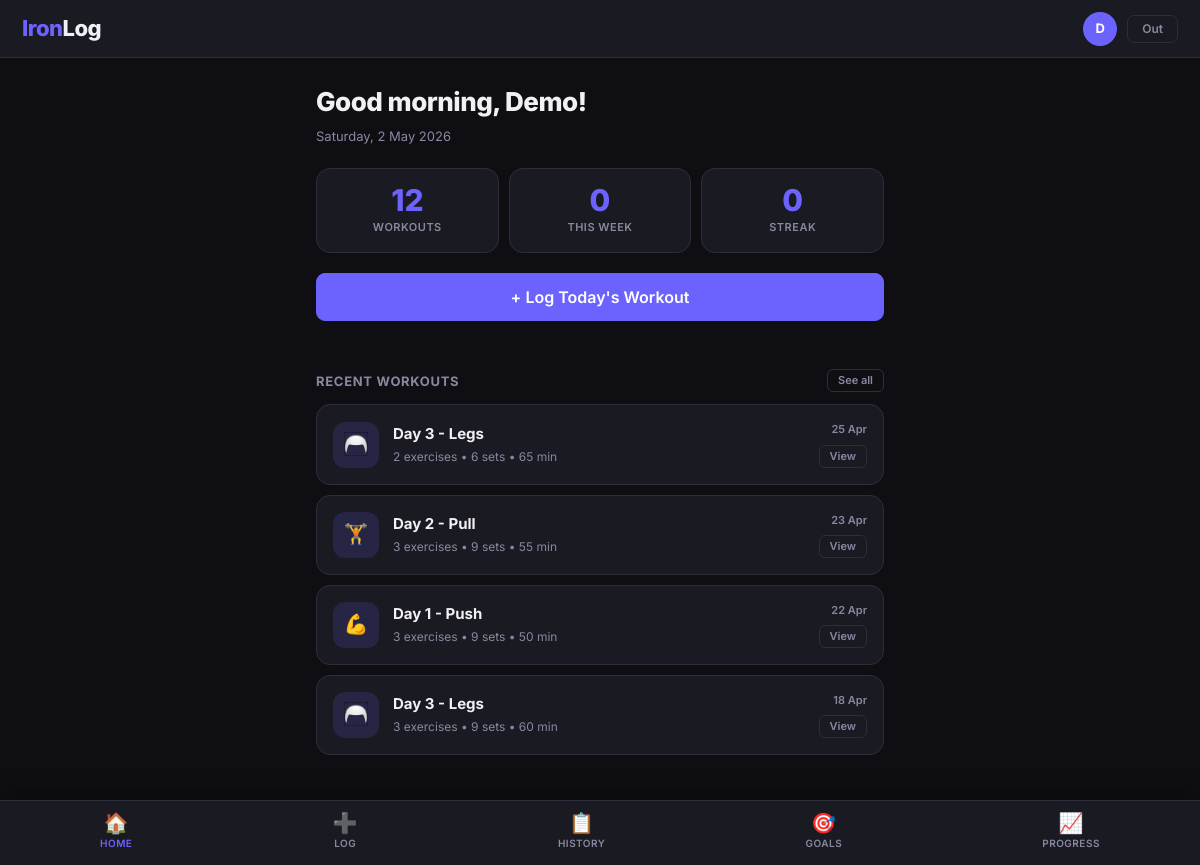
/dashboard.php (signed in), run on the app's committed database.
### tables this page shows
CREATE TABLE `workouts` (
  `id` int(10) UNSIGNED NOT NULL,
  `user_id` int(10) UNSIGNED NOT NULL,
  `title` varchar(150) NOT NULL,
  `workout_date` date NOT NULL,
  `duration_min` smallint(5) UNSIGNED DEFAULT NULL,
  `notes` text DEFAULT NULL,
  `created_at` timestamp NOT NULL DEFAULT current_timestamp()
);

### config/auth.php (called while the page is built, shortened)
<?php
function ufull(){ return $_SESSION['ufull'] ?? ''; }

### dashboard.php (the view, shortened to what this page needs)
<?php
require_once __DIR__.'/config/db.php';
require_once __DIR__.'/config/auth.php';
$uid = uid();
$s = $pdo->prepare("SELECT COUNT(*) FROM workouts WHERE user_id=?");
$s->execute([$uid]);
$total = (int)$s->fetchColumn();
$s = $pdo->prepare("SELECT COUNT(*) FROM workouts WHERE user_id=? AND YEARWEEK(workout_date,1)=YEARWEEK(CURDATE(),1)");
$s->execute([$uid]);
$thisWeek = (int)$s->fetchColumn();
$streak = 0;
$s = $pdo->prepare("
    SELECT w.id, w.title, w.workout_date, w.duration_min,
           COUNT(DISTINCT e.id) AS excount,
           COUNT(st.id)         AS setcount
    FROM workouts w
    LEFT JOIN exercises e  ON e.workout_id   = w.id
    LEFT JOIN sets      st ON st.exercise_id = e.id
    WHERE w.user_id = ?
    GROUP BY w.id
    ORDER BY w.workout_date DESC, w.id DESC
    LIMIT 4
");
$s->execute([$uid]);
$recent = $s->fetchAll();
$hour = (int)date('G');
$greet = 'Hello';
if ($hour >= 0 && $hour < 12) {
    $greet = 'Good morning';
}
$nameParts = explode(' ', ufull());
$firstName = $nameParts[0];
$icons = array(
    'Chest'     => '&#128170;',
    'Back'      => '&#127947;',
    'Legs'      => '&#129459;',
    'Shoulders' => '&#128293;',
    'Biceps'    => '&#128170;',
    'Triceps'   => '&#129470;',
    'Core'      => '&#9889;',
    'Cardio'    => '&#127939;',
);
require_once __DIR__.'/config/header.php';
?>
<div style="margin-bottom:20px">
  <div class="page-title"><?= $greet ?>, <?= htmlspecialchars($firstName) ?>!</div>
  <div class="page-sub"><?= date('l, j F Y') ?></div>
</div>
<div class="stats-row">
  <div class="stat-box">
    <div class="stat-num"><?= $total ?></div>
    <div class="stat-lbl">Workouts</div>
  </div>
  <div class="stat-box">
    <div class="stat-num"><?= $thisWeek ?></div>
    <div class="stat-lbl">This Week</div>
  </div>
  <div class="stat-box">
    <div class="stat-num"><?= $streak ?></div>
    <div class="stat-lbl">Streak</div>
  </div>
</div>
<a href="/ironlog/log.php" class="btn btn-primary btn-block"
   style="margin-bottom:24px;font-size:16px;padding:15px">
  + Log Today's Workout
</a>
<div class="sec-head">
  <div class="sec-title">Recent Workouts</div>
  <a href="/ironlog/history.php" class="btn btn-ghost btn-xs">See all</a>
</div>
<?php if (empty($recent)): ?>
<div class="empty">
  <div class="empty-icon">&#127947;</div>
  <div class="empty-title">No workouts yet</div>
  <div class="empty-txt">Tap the button above to log your first session!</div>
</div>
<?php else: ?>
<?php foreach ($recent as $w): ?>
<?php
    $ms = $pdo->prepare("SELECT DISTINCT muscle_group FROM exercises WHERE workout_id=? LIMIT 3");
    $ms->execute(array($w['id']));
    $muscles = $ms->fetchAll(PDO::FETCH_COLUMN);
    $firstMuscle = isset($muscles[0]) ? $muscles[0] : '';
    $icon = isset($icons[$firstMuscle]) ? $icons[$firstMuscle] : '&#127947;';
    $ago  = date('j M', strtotime($w['workout_date']));
?>
<div class="workout-item">
  <div class="workout-icon"><?= $icon ?></div>
  <div class="workout-info">
    <div class="workout-title"><?= htmlspecialchars($w['title']) ?></div>
    <div class="workout-meta">
      <?= (int)$w['excount'] ?> exercises &bull; <?= (int)$w['setcount'] ?> sets
      <?php if ($w['duration_min'] > 0): ?>
        &bull; <?= (int)$w['duration_min'] ?> min
      <?php endif; ?>
    </div>
  </div>
  <div class="workout-right">
    <div class="workout-date"><?= $ago ?></div>
    <a href="/ironlog/history.php?view=<?= (int)$w['id'] ?>" class="btn btn-ghost btn-xs">View</a>
  </div>
</div>
<?php endforeach; ?>
<?php endif; ?>
<?php require_once __DIR__.'/config/footer.php'; ?>

### css/style.css (style rules this page uses)
:root { --bg: #0f0f13; --card: #1a1a22; --card2: #22222d; --border: #2e2e3a; --accent: #6c63ff; --green: #22c55e; --orange: #f97316; --red: #ef4444; --yellow: #eab308; --text: #f1f1f5; --muted: #8888a0; --faint: #3a3a4a; --radius: 14px; --rsm: 9px; --shadow: 0 4px 24px rgba(0,0,0,.45); }
*,*::before,*::after { box-sizing:border-box;margin:0;padding:0 }
html { scroll-behavior:smooth }
body { background:var(--bg);color:var(--text);font-family:'Inter',sans-serif;font-size:15px;line-height:1.55;min-height:100vh }
a { color:var(--accent);text-decoration:none }
.btn { display:inline-flex;align-items:center;justify-content:center;gap:7px; padding:11px 22px;border:1.5px solid transparent;border-radius:var(--rsm); font-family:'Inter',sans-serif;font-size:14px;font-weight:600;cursor:pointer; transition:.18s;text-decoration:none;white-space:nowrap;line-height:1 }
.btn-primary { background:var(--accent);color:#fff;border-color:var(--accent) }
.btn-ghost { background:transparent;color:var(--muted);border-color:var(--border) }
.btn-block { width:100%;padding:13px }
.btn-xs { padding:5px 10px;font-size:11px;border-radius:6px }
.stats-row { display:grid;grid-template-columns:repeat(3,1fr);gap:10px;margin-bottom:20px }
.stat-box { background:var(--card);border:1px solid var(--border); border-radius:var(--radius);padding:16px 12px;text-align:center }
.stat-num { font-size:30px;font-weight:800;color:var(--accent);line-height:1;margin-bottom:4px }
.stat-lbl { font-size:11px;font-weight:600;color:var(--muted);text-transform:uppercase;letter-spacing:.5px }
.workout-item { background:var(--card);border:1px solid var(--border); border-radius:var(--radius);padding:16px;margin-bottom:10px; display:flex;align-items:center;gap:14px;transition:.18s }
.workout-icon { width:46px;height:46px;border-radius:12px;background:rgba(108,99,255,.15); display:flex;align-items:center;justify-content:center;font-size:20px;flex-shrink:0 }
.workout-info { flex:1;min-width:0 }
.workout-title { font-weight:700;font-size:15px;margin-bottom:3px; white-space:nowrap;overflow:hidden;text-overflow:ellipsis }
.workout-meta { font-size:12px;color:var(--muted) }
.workout-right { display:flex;flex-direction:column;align-items:flex-end;gap:6px;flex-shrink:0 }
.workout-date { font-size:11px;color:var(--muted);font-weight:600 }
.sec-head { display:flex;align-items:center;justify-content:space-between; margin-bottom:12px;margin-top:24px }
.sec-title { font-size:13px;font-weight:700;color:var(--muted); text-transform:uppercase;letter-spacing:.7px }
.page-title { font-size:26px;font-weight:800;letter-spacing:-.5px;margin-bottom:4px }
.page-sub { font-size:13px;color:var(--muted);margin-bottom:22px }

### data on the page
workouts: icon "🦳", title "Day 3 - Legs", excount "2", setcount "6", duration_min "65", workout_date "25 Apr"
workouts: icon "🏋", title "Day 2 - Pull", excount "3", setcount "9", duration_min "55", workout_date "23 Apr"
workouts: icon "💪", title "Day 1 - Push", excount "3", setcount "9", duration_min "50", workout_date "22 Apr"
workouts: icon "🦳", title "Day 3 - Legs", excount "3", setcount "9", duration_min "60", workout_date "18 Apr"

### other printed values
$init "D"
$greet "Good morning"
$firstName "Demo"
$total "12"
$thisWeek "0"
$streak "0"
